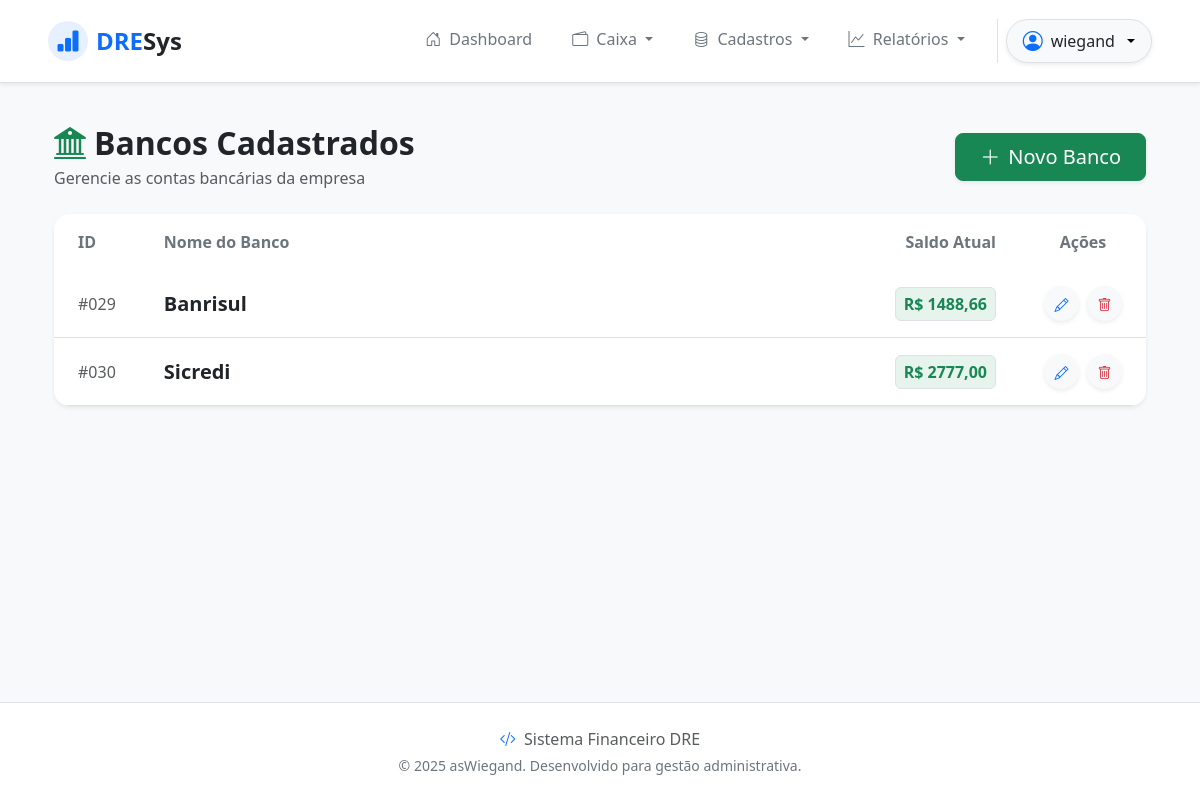
Page /banks/ (signed in) on the committed database.
### banks/models.py (models this page shows, shortened)
class Bank(models.Model):
    bank_name = models.CharField(max_length=25)
    balance = models.DecimalField(max_digits=20, decimal_places=2, default=0)
    class Meta:
        ordering = ['bank_name']

### banks/views.py (the view)
# urls.py: path('banks/', BankListView.as_view(), name='bank_list'),
class BankListView(LoginRequiredMixin, PermissionRequiredMixin, ListView):
    permission_required = 'banks.view_bank'
    model = models.Bank
    template_name = 'bank_list.html'
    context_object_name = 'banks'

### banks/templates/bank_list.html (shortened to what this page needs)
{% extends 'base.html' %}
{% block content %}
<div class="container-fluid py-4">
  <div class="row mb-4 align-items-center">
    <div class="col-md-6">
      <h2 class="fw-bold text-dark mb-1">
        <i class="bi bi-bank2 text-success me-2"></i>Bancos Cadastrados
      </h2>
      <p class="text-muted mb-0">Gerencie as contas bancárias da empresa</p>
    </div>
    <div class="col-md-6 text-md-end mt-3 mt-md-0">
      {% if perms.banks.add_bank %}
      <a href="{% url 'bank_create' %}" class="btn btn-success btn-lg shadow-sm rounded-3 px-4">
        <i class="bi bi-plus-lg me-2"></i>Novo Banco
      </a>
      {% endif %}
    </div>
  </div>
  <div class="card border-0 shadow-sm rounded-4 overflow-hidden">
    <div class="table-responsive">
      <table class="table table-hover align-middle mb-0">
        <thead class="bg-light">
          <tr>
            <th class="py-3 px-4 text-secondary fw-semibold border-0" style="width: 80px;">ID</th>
            <th class="py-3 px-4 text-secondary fw-semibold border-0">Nome do Banco</th>
            <th class="py-3 px-4 text-secondary fw-semibold border-0 text-end">Saldo Atual</th>
            <th class="py-3 px-4 text-secondary fw-semibold border-0 text-center" style="width: 120px;">Ações</th>
          </tr>
        </thead>
        <tbody class="border-top-0">
          {% for banco in banks %}
          <tr>
            <td class="px-4 py-3 text-muted fw-medium">
              #{{ banco.id|stringformat:"03d" }}
            </td>
            <td class="px-4 py-3">
              <span class="fw-bold text-dark fs-5">{{ banco.bank_name }}</span>
            </td>
            <td class="px-4 py-3 text-end">
              <span class="badge bg-success bg-opacity-10 text-success border p-2 fs-6">
                R$ {{ banco.balance|floatformat:2 }}
              </span>
            </td>
            <td class="px-4 py-3 text-center">
              <div class="d-flex justify-content-center gap-2">
                {% if perms.banks.change_bank %}
                <a href="{% url 'bank_update' banco.id %}" class="btn btn-light btn-sm rounded-circle shadow-sm"
                  style="width: 35px; height: 35px; padding: 0.45rem;" title="Editar">
                  <i class="bi bi-pencil text-primary"></i>
                </a>
                {% endif %}
                {% if perms.banks.delete_bank %}
                <a href="{% url 'bank_delete' banco.id %}" class="btn btn-light btn-sm rounded-circle shadow-sm"
                  style="width: 35px; height: 35px; padding: 0.45rem;" title="Excluir">
                  <i class="bi bi-trash text-danger"></i>
                </a>
                {% endif %}
              </div>
            </td>
          </tr>
          {% endfor %}
        </tbody>
      </table>
    </div>
  </div>
</div>
{% endblock %}

### app/templates/components/_header.html (shortened to what this page needs)
<nav class="navbar navbar-expand-lg navbar-light bg-white fixed-top shadow-sm py-3 border-bottom">
  <div class="container-fluid px-4 px-lg-5">
    <a class="navbar-brand d-flex align-items-center fw-bold fs-4 text-primary" href="{% url 'home' %}">
      <div
        class="bg-primary bg-opacity-10 text-primary rounded-circle d-flex align-items-center justify-content-center me-2"
        style="width: 40px; height: 40px;">
        <i class="bi bi-bar-chart-fill"></i>
      </div>
      DRE<span class="text-dark">Sys</span>
    </a>
    <div class="collapse navbar-collapse" id="navbarMain">
      <ul class="navbar-nav ms-auto mb-2 mb-lg-0 gap-2">
        {% if request.user.is_authenticated %}
        <li class="nav-item">
          <a class="nav-link fw-medium px-3 {% if request.resolver_match.url_name == 'home' %}active text-primary{% else %}text-secondary{% endif %}"
            href="{% url 'home' %}">
            <i class="bi bi-house-door me-1"></i> Dashboard
          </a>
        </li>
        {% if perms.inflows.view_inflow or perms.outflows.view_outflow or perms.moviments.view_moviment %}
        <li class="nav-item dropdown">
          <a class="nav-link dropdown-toggle fw-medium px-3 text-secondary" href="#" id="caixaDropdown" role="button"
            data-bs-toggle="dropdown" aria-expanded="false">
            <i class="bi bi-wallet2 me-1"></i> Caixa
          </a>
        </li>
        {% endif %}
        {% if perms.suppliers.view_supplier or perms.banks.view_bank or perms.accountings.view_accounting or perms.payments.view_payment %}
        <li class="nav-item dropdown">
          <a class="nav-link dropdown-toggle fw-medium px-3 text-secondary" href="#" id="cadastrosDropdown"
            role="button" data-bs-toggle="dropdown" aria-expanded="false">
            <i class="bi bi-database me-1"></i> Cadastros
          </a>
        </li>
        {% endif %}
        {% if perms.inflows.view_inflow or perms.outflows.view_outflow %}
        <li class="nav-item dropdown">
          <a class="nav-link dropdown-toggle fw-medium px-3 text-secondary" href="#" id="relatoriosDropdown"
            role="button" data-bs-toggle="dropdown" aria-expanded="false">
            <i class="bi bi-graph-up me-1"></i> Relatórios
          </a>
        </li>
        {% endif %}
        <li class="nav-item border-start ms-2 ps-2">
          <div class="dropdown">
            <button
              class="btn btn-light dropdown-toggle d-flex align-items-center gap-2 rounded-pill px-3 shadow-sm border"
              type="button" id="userMenu" data-bs-toggle="dropdown" aria-expanded="false">
              <i class="bi bi-person-circle fs-5 text-primary"></i>
              <span class="fw-medium text-dark">{{ request.user.username }}</span>
            </button>
          </div>
        </li>
        {% endif %}
      </ul>
    </div>
  </div>
</nav>

### app/templates/base.html (style rules this page uses)
body { background-color: #f8f9fa; }

### app/templates/components/_header.html (style rules this page uses)
.navbar .nav-link { transition: color 0.2s ease-in-out; }

### rows in the picture
Bank: id "029", bank_name "Banrisul", balance "1488,66"
Bank: id "030", bank_name "Sicredi", balance "2777,00"

### other values in the picture
{{ request.user.username }} "wiegand"
